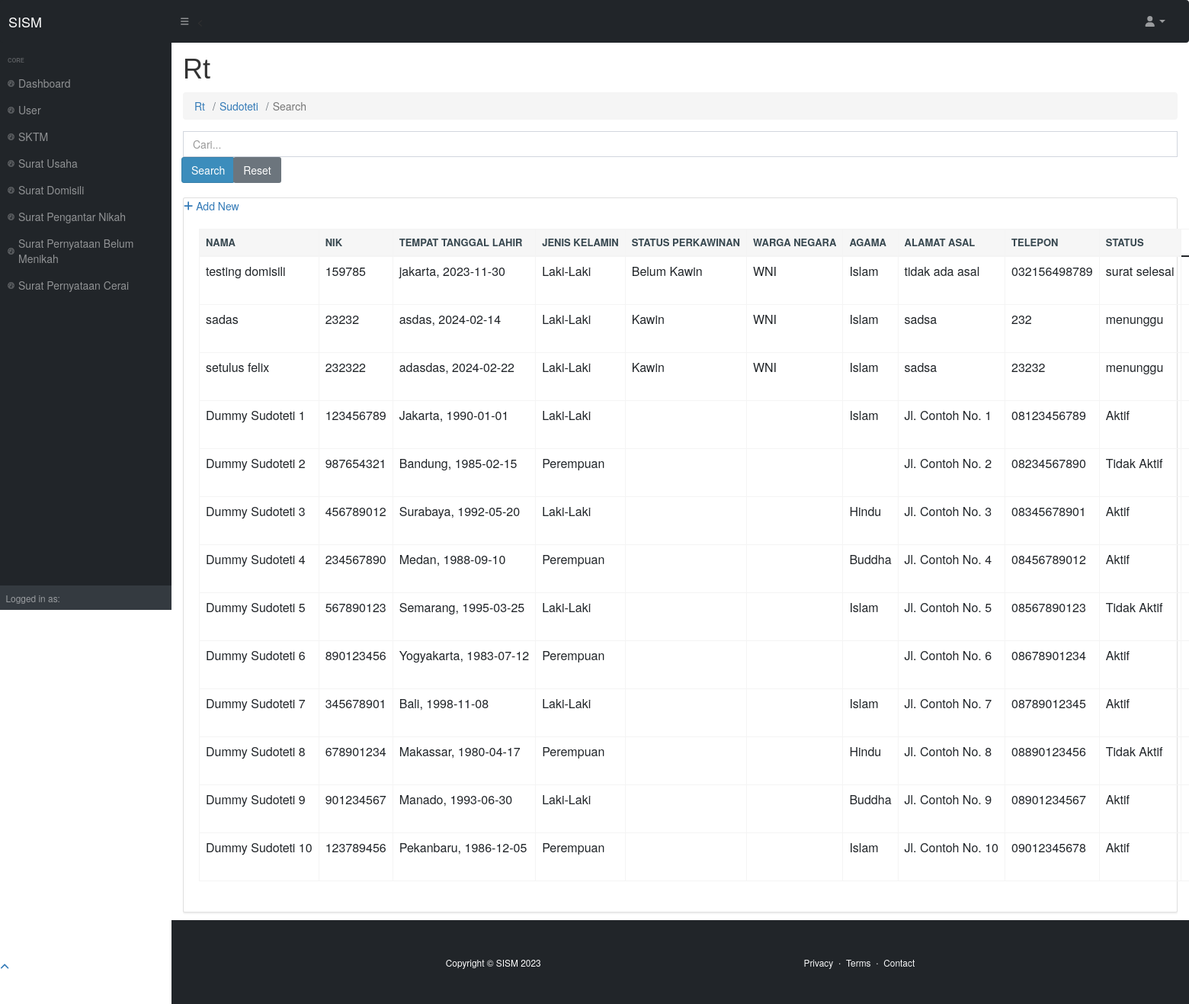
/index.php/rt/sudoteti/search, run on the app's committed database.
### tables this page shows
CREATE TABLE `sudoteti` (
  `id` int(11) NOT NULL,
  `nik` int(16) NOT NULL,
  `nama` varchar(50) NOT NULL,
  `tempat_lahir` varchar(20) NOT NULL,
  `tgl_lahir` date NOT NULL,
  `warga_negara` enum('WNI','WNA') NOT NULL,
  `agama` enum('Islam','Khatolik','Protestan','Hindu','Buddha','Konghucu') NOT NULL,
  `alamat_asal` varchar(100) NOT NULL,
  `status` varchar(50) NOT NULL,
  `jenis_kelamin` enum('Laki-Laki','Perempuan') NOT NULL,
  `status_perkawinan` enum('Kawin','Belum Kawin') NOT NULL,
  `keterangan` varchar(100) NOT NULL,
  `telp` varchar(15) NOT NULL,
  `created_at` timestamp NOT NULL DEFAULT current_timestamp() ON UPDATE current_timestamp()
);

### application/controllers/rt/sudoteti.php (called while the page is built, shortened)
<?php
class sudoteti extends CI_Controller {
	public function __construct()
    {
        $this->load->model('sudoteti_model');
        $this->load->library('form_validation');
        $this->load->library('pdf');
        $this->load->library('pagination');
    }
    public function search() {
        $keyword = $this->input->post('keyword');
    $data['sudoteti'] = $this->sudoteti_model->search($keyword);
    $this->load->view('rt/sudoteti/list', $data);
    }
}

### index.php (called while the page is built, shortened)
<?php
require_once BASEPATH.'core/CodeIgniter.php';

### application/models/sudoteti_model.php (called while the page is built, shortened)
<?php defined('BASEPATH') OR exit('No direct script access allowed');
class sudoteti_model extends CI_Model
{
    private $_table = "sudoteti";
      public function search($keyword)
      {
          $this->db->like('nama', $keyword);
          $this->db->or_like('nik', $keyword);
          $this->db->or_like('alamat_asal', $keyword);
          $this->db->or_like('agama', $keyword);
          $this->db->or_like('tempat_lahir', $keyword);
          $this->db->or_like('telp', $keyword);
          return $this->db->get($this->_table)->result();
      }
}

### application/views/rt/sudoteti/list.php (the view, shortened to what this page needs)
    <body class="sb-nav-fixed">
        <div id="layoutSidenav">
            <div id="layoutSidenav_content">
                <main>
                    <div class="container-fluid px-4">
                    <div class="input-group mb-2">
					<form action="<?php echo site_url('rt/sudoteti/search') ?>" method="post">
						<input type="text" class="form-control" placeholder="Cari..." name="keyword">
						<div class="input-group-append">
							<input class="btn btn-primary" type="submit" name="submit" value="Search">
							<a class="btn btn-secondary" href="<?php echo site_url('rt/sudoteti') ?>">Reset</a>
						</div>
					</form>
				</div>
					<div class="card mb-3">
          <a href="<?php echo site_url('rt/sudoteti/add') ?>"><i class="fas fa-plus"></i> Add New</a>
					<div class="card-body">
                    <table class="table table-bordered">
  <thead>
    <tr>
      <th>Nama</th>
      <th>NIK</th>
      <th>Tempat Tanggal Lahir</th>
      <th>Jenis Kelamin</th>
      <th>Status Perkawinan</th>
      <th>Warga Negara</th>
      <th>Agama</th>
      <th>Alamat Asal</th>
      <th>Telepon</th>
      <th>Status</th>
    </tr>
  </thead>
  <tbody>
  <?php foreach ($sudoteti as $sudoteti): ?>
    <tr>
										<td>
											<?php echo $sudoteti->nama ?>
										</td>
                    <td>
											<?php echo $sudoteti->nik ?>
										</td>
                    <td>
                                        <?php echo $sudoteti->tempat_lahir; ?>,  <?php echo $sudoteti->tgl_lahir; ?>
										</td>
                    <td>
											<?php echo $sudoteti->jenis_kelamin ?>
										</td>
                    <td>
											<?php echo $sudoteti->status_perkawinan ?>
										</td>
                    <td>
											<?php echo $sudoteti->warga_negara ?>
										</td>
                                        <td>
											<?php echo $sudoteti->agama ?>
										</td>
                                        <td>
											<?php echo $sudoteti->alamat_asal ?>
										</td>
                    <td>
											<?php echo $sudoteti->telp ?>
										</td>
                    <td><?php echo $sudoteti->status; ?></td>
                    <td width="250">
											<a href="<?php echo site_url('rt/sudoteti/edit/'.$sudoteti->id) ?>"
											 class="btn btn-small"><i class="fas fa-edit"></i> Edit</a>
										</td>
                    <?php endforeach; ?>
  </tbody>
</table>
					</div>
				</div>
                    </div>
                </main>
            </div>
        </div>
    </body>
</html>

### data on the page
sudoteti: nama "testing domisili", nik "159785", tempat_lahir "jakarta", tgl_lahir "2023-11-30", jenis_kelamin "Laki-Laki", status_perkawinan "Belum Kawin", warga_negara "WNI", agama "Islam", alamat_asal "tidak ada asal", telp "032156498789", status "surat selesai"
sudoteti: nama "sadas", nik "23232", tempat_lahir "asdas", tgl_lahir "2024-02-14", jenis_kelamin "Laki-Laki", status_perkawinan "Kawin", warga_negara "WNI", agama "Islam", alamat_asal "sadsa", telp "232", status "menunggu"
sudoteti: nama "setulus felix", nik "232322", tempat_lahir "adasdas", tgl_lahir "2024-02-22", jenis_kelamin "Laki-Laki", status_perkawinan "Kawin", warga_negara "WNI", agama "Islam", alamat_asal "sadsa", telp "23232", status "menunggu"
sudoteti: nama "Dummy Sudoteti 1", nik "123456789", tempat_lahir "Jakarta", tgl_lahir "1990-01-01", jenis_kelamin "Laki-Laki", agama "Islam", alamat_asal "Jl. Contoh No. 1", telp "08123456789", status "Aktif"
sudoteti: nama "Dummy Sudoteti 2", nik "987654321", tempat_lahir "Bandung", tgl_lahir "1985-02-15", jenis_kelamin "Perempuan", alamat_asal "Jl. Contoh No. 2", telp "08234567890", status "Tidak Aktif"
sudoteti: nama "Dummy Sudoteti 3", nik "456789012", tempat_lahir "Surabaya", tgl_lahir "1992-05-20", jenis_kelamin "Laki-Laki", agama "Hindu", alamat_asal "Jl. Contoh No. 3", telp "08345678901", status "Aktif"
sudoteti: nama "Dummy Sudoteti 4", nik "234567890", tempat_lahir "Medan", tgl_lahir "1988-09-10", jenis_kelamin "Perempuan", agama "Buddha", alamat_asal "Jl. Contoh No. 4", telp "08456789012", status "Aktif"
sudoteti: nama "Dummy Sudoteti 5", nik "567890123", tempat_lahir "Semarang", tgl_lahir "1995-03-25", jenis_kelamin "Laki-Laki", agama "Islam", alamat_asal "Jl. Contoh No. 5", telp "08567890123", status "Tidak Aktif"
sudoteti: nama "Dummy Sudoteti 6", nik "890123456", tempat_lahir "Yogyakarta", tgl_lahir "1983-07-12", jenis_kelamin "Perempuan", alamat_asal "Jl. Contoh No. 6", telp "08678901234", status "Aktif"
sudoteti: nama "Dummy Sudoteti 7", nik "345678901", tempat_lahir "Bali", tgl_lahir "1998-11-08", jenis_kelamin "Laki-Laki", agama "Islam", alamat_asal "Jl. Contoh No. 7", telp "08789012345", status "Aktif"
sudoteti: nama "Dummy Sudoteti 8", nik "678901234", tempat_lahir "Makassar", tgl_lahir "1980-04-17", jenis_kelamin "Perempuan", agama "Hindu", alamat_asal "Jl. Contoh No. 8", telp "08890123456", status "Tidak Aktif"
sudoteti: nama "Dummy Sudoteti 9", nik "901234567", tempat_lahir "Manado", tgl_lahir "1993-06-30", jenis_kelamin "Laki-Laki", agama "Buddha", alamat_asal "Jl. Contoh No. 9", telp "08901234567", status "Aktif"
sudoteti: nama "Dummy Sudoteti 10", nik "123789456", tempat_lahir "Pekanbaru", tgl_lahir "1986-12-05", jenis_kelamin "Perempuan", agama "Islam", alamat_asal "Jl. Contoh No. 10", telp "09012345678", status "Aktif"

### other printed values
SITE_NAME "SISM"
$segment_display "Rt"
$segment_display "Sudoteti"
$segment_display "Search"
